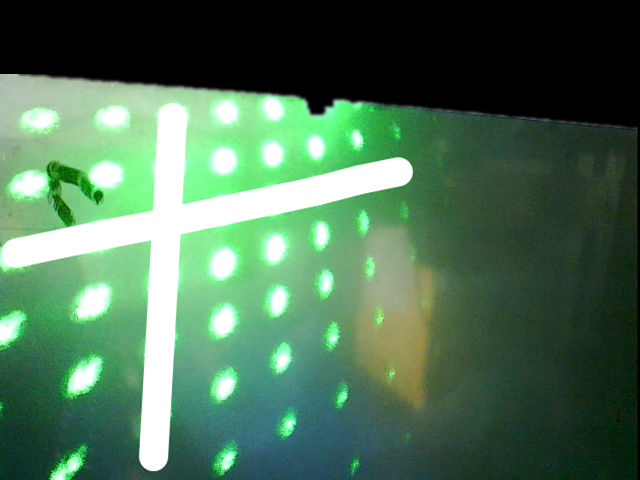
#> input picture Point_Stiching/sample.png, 640 x 480 px, given in place of 2020-12-28_164902_10.png, which was not available
$ python stitch_points.py
#> lines starting #> are read from the running program, lines starting #| are printed output that depends on the picture; after the words box and inside, x2 and y2 are one past the last pixel; in counts of white or black regions, pixels touching at a corner belong together; pictures that were not available may be replaced by others from this repository, and a replacement may not be noted
### Point_Stiching/point_extract.py
# -*- coding: UTF-8 -*-

import os
import sys
import cv2
import glob as gb
import numpy as np
from skimage import data
import skimage.morphology as sm
from matplotlib import pyplot as plt
from skimage.measure import label, regionprops
from skimage.filters import try_all_threshold, threshold_otsu, threshold_local


# [33 lines left out: functions try_all_thresholding, try_local_thresholding, not called in this run]


def get_point_diameter(image, min_d=2, max_d=30, aspect_ratio=1.6):
    global_thresh = threshold_otsu(image)
    binary_global = image > global_thresh

    label_mask = label(binary_global, connectivity = 2)
    properties = regionprops(label_mask)

    num_pts, pt_len = 0, 0
    for prop in properties:
        diameter = prop.equivalent_diameter
        major_len = prop.major_axis_length
        minor_len = max(1, prop.minor_axis_length)
        if diameter < min_d or diameter > max_d or major_len/minor_len > aspect_ratio:
            binary_global[label_mask==prop.label] = 0
        else:
            pt_len += diameter
            num_pts += 1
    # plt.imshow(binary_global, cmap="gray"), plt.show()

    if num_pts > 0:
        return int(pt_len / num_pts)
    else:
        return 0


def point_thresholding(image, min_d=3, max_d=30, aspect_ratio=1.5):
    point_size = get_point_diameter(image, min_d, max_d, aspect_ratio)
    if point_size == 0: return np.zeros(image.shape, dtype=np.uint8)

    block_size = point_size*4+1 # The block size must be odd
    offset = point_size//2+1
    local_thresh = threshold_local(image, block_size, offset=offset)
    binary_local = image > local_thresh
    # binary_local = sm.erosion(binary_local,sm.square(max(1, point_size//3)))
    # binary_local = sm.opening(binary_local, sm.disk(point_size//3+1))

    img_pt = binary_local
    num_pts, pt_len, loop_num = 0, 0, 1

    for i in range(loop_num):
        img_pt = sm.opening(img_pt, sm.disk(point_size//3+1))
        label_mask = label(img_pt, connectivity = 2)
        properties = regionprops(label_mask)

        points = []
        for prop in properties:
            diameter = prop.equivalent_diameter
            major_len = prop.major_axis_length
            minor_len = max(1, prop.minor_axis_length)
            if diameter < min_d or diameter > max_d or major_len/minor_len > aspect_ratio:
                img_pt[label_mask==prop.label] = 0
            else:
                points.append((prop.centroid[1], prop.centroid[0]))

    fig, axes = plt.subplots(ncols=2, figsize=(7, 8))
    ax = axes.ravel()
    plt.gray()

    ax[0].imshow(binary_local)
    ax[0].set_title('Local thresholding')

    ax[1].imshow(img_pt)
    ax[1].set_title('Point image')

    for a in ax:
        a.axis('off')
    plt.show()

    return img_pt, points


# [13 lines that do not run on import are left out]

### Point_Stiching/stitch_points.py
# -*- coding: UTF-8 -*-

import os
import sys
import cv2
import math
import time
import numpy as np
from matplotlib import pyplot as plt
from skimage.measure import label, regionprops

from utils import *
from point_extract import *


POINTS = {}


# [52 lines left out: functions display_index, extract_points, not called in this run]


def check_binary(img_bn, points):
    for point in points:
        if point is not None:
            val = img_bn[point[1], point[0]]
            if val == 0: raise ValueError("Could not find the specified anchor point.")


# [261 lines left out: functions get_hor_len, get_ver_len, get_len, register, update_information, search_surround and 1 more, not called in this run]

    # print(anchor, hor_anchor, ver_anchor)
    # plt.imshow(cur_points, cmap="gray"), plt.show()


def index_image(img,
                center,
                hor_anchor=None,
                ver_anchor=None,
                min_rad=3,
                max_rad=30,
                aspect_ratio=1.5,
                max_angle_shift=15,
                max_hor_ratio=1.5,
                max_ver_ratio=1.5,
                start_factor=1.2):

    #img_points, points = extract_points(img, thresh, min_rad, max_rad, aspect_ratio)
    img_points, points = point_thresholding(img, min_rad, max_rad, aspect_ratio)
    check_binary(img_points, [center, hor_anchor, ver_anchor])

    index_coordinate(points, center, hor_anchor, ver_anchor, max_angle_shift,
                        max_hor_ratio, max_ver_ratio, start_factor)

    # [7 lines of commented-out code are left out]


if __name__ == "__main__":
    img_file = r"E:\Projects\Integrated_Camera\point_images\2020-12-28_164902_10.png"
    center = (310,298)
    hor_anchor = (294,295)
    ver_anchor = (302,277)

    img = cv2.imread(img_file, cv2.IMREAD_GRAYSCALE)
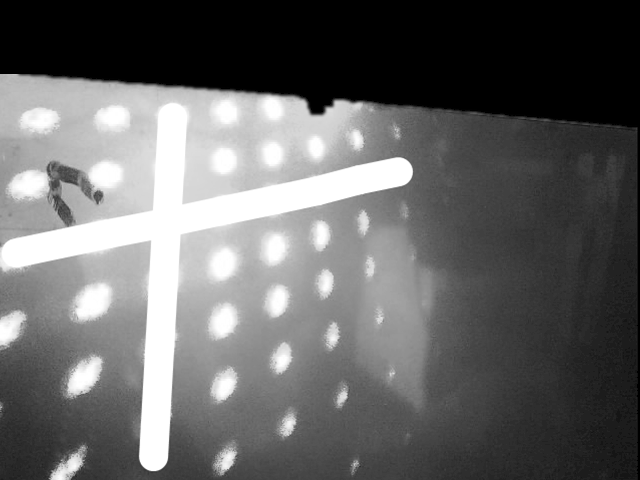
#> img: shape (480, 640); min 0, max 255, mean 102

    start = time.time()

    index_image(img, center, hor_anchor, ver_anchor, min_rad=3, max_rad=30, aspect_ratio=1.5)
#> in get_point_diameter, `global_thresh = threshold_otsu(image)`: global_thresh = 117
#> in get_point_diameter, `binary_global = image > global_thresh`:
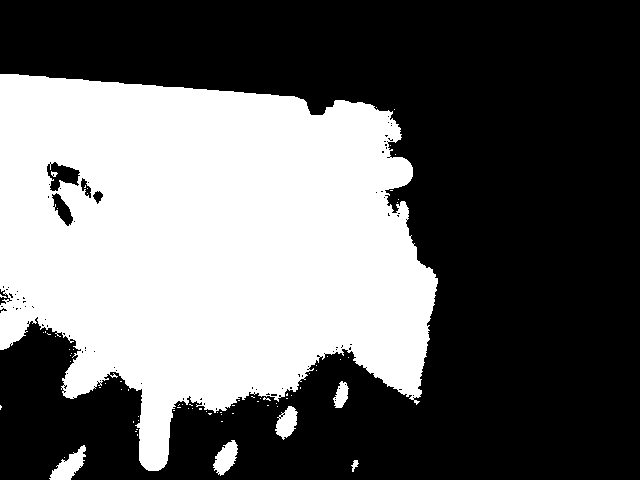
#> binary_global: shape (480, 640) bool; 39.8% white; 75 white regions (68 under 20 px)
#> in get_point_diameter, `label_mask = label(binary_global, connectivity = 2)`:
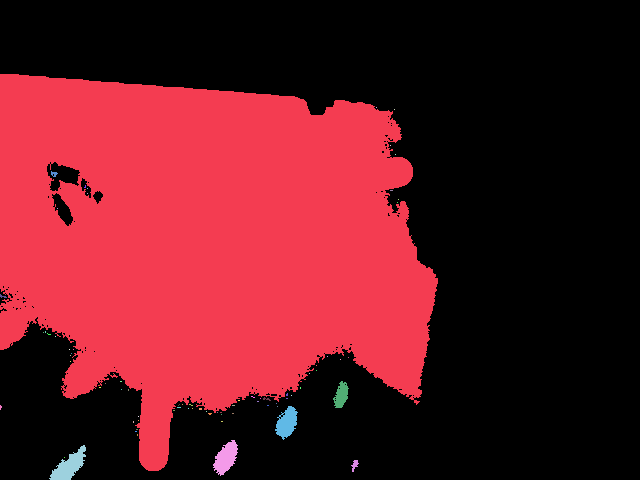
#> label_mask: shape (480, 640) int32; 76 distinct labels, from 0 to 75; one colour per label, 0 black
#> in get_point_diameter, `properties = regionprops(label_mask)`: properties = 75 regions; largest, box (x1, y1, x2, y2) and area: (0, 74, 438, 471) 120204, (49, 445, 86, 480) 612, (213, 440, 238, 476) 525, (275, 406, 298, 440) 475, (333, 381, 349, 408) 267
#> the loop in get_point_diameter, `for prop in properties:` made 75 passes
#> (diameter, major_len, minor_len, pt_len, num_pts) on pass 6: (5.64, 7.18, 5.4, 5.64, 1)
#> (diameter, major_len, minor_len) on passes 1, 2, 3, 4, 5, 7: (391.2, 469.1, 348), (1.13, 0, 1), (1.13, 0, 1), (1.13, 0, 1), (1.13, 0, 1), (2.26, 3.46, 1.41)
#> after the loop in get_point_diameter, `for prop in properties:`:
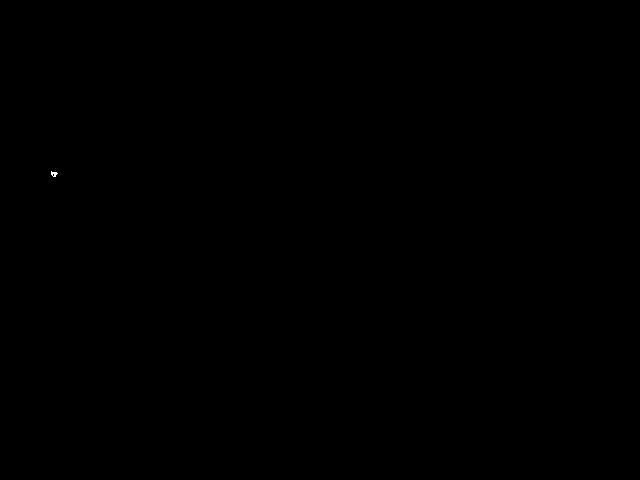
#> binary_global: shape (480, 640) bool; 0.01% white in thin lines or dots, all inside (x1, y1, x2, y2) = (51, 171, 58, 177)
#> after the loop in get_point_diameter, `for prop in properties:`: num_pts = 1; pt_len = 5.64
#> in point_thresholding, `point_size = get_point_diameter(image, min_d, max_d, aspect_ratio)`: point_size = 5
#> in point_thresholding, `block_size = point_size*4+1`: block_size = 21
#> in point_thresholding, `offset = point_size//2+1`: offset = 3
#> in point_thresholding, `binary_local = image > local_thresh`:
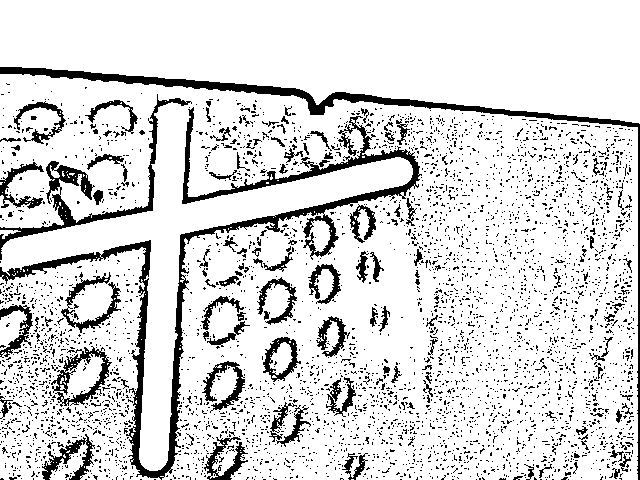
#> binary_local: shape (480, 640) bool; 85.2% white; 4041 black regions (3908 under 20 px), largest, box (x1, y1, x2, y2) and area: (0, 107, 422, 480) 9176, (0, 67, 640, 480) 5120, (0, 94, 192, 260) 2630
#> the loop in point_thresholding, `for i in range(loop_num):` made 1 pass
#> pass 1, in point_thresholding, `label_mask = label(img_pt, connectivity = 2)`:
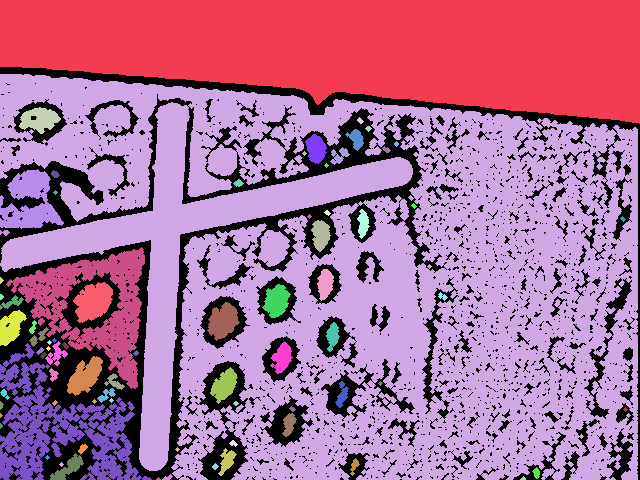
#> label_mask: shape (480, 640) int32; 78 distinct labels, from 0 to 77; one colour per label, 0 black
#> after the loop in point_thresholding, `for i in range(loop_num):`:
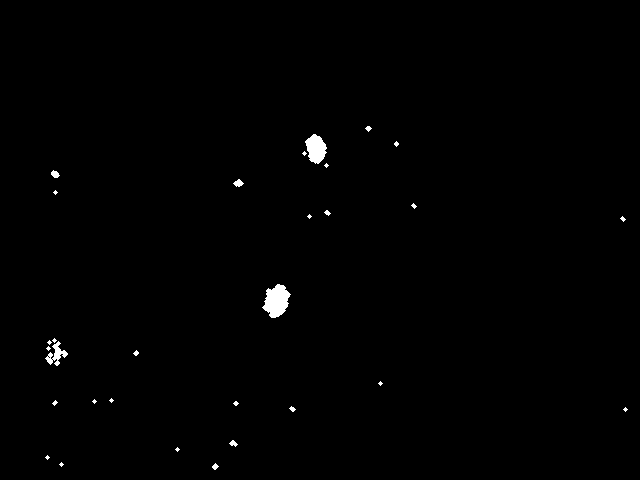
#> img_pt: shape (480, 640) bool; 0.59% white; 30 white regions (19 under 20 px), largest, box (x1, y1, x2, y2) and area: (262, 284, 291, 318) 630, (305, 134, 327, 164) 443, (45, 341, 68, 366) 222
#> in index_image, `img_points, points = point_thresholding(img, min_rad, max_rad, aspect_..`: points = 30 pairs, first value 47 to 625, second value 128.1 to 466.2
#> the loop in check_binary, `for point in points:` made 1 pass
#> (the run stopped early here; a loop or call above may not have finished)
